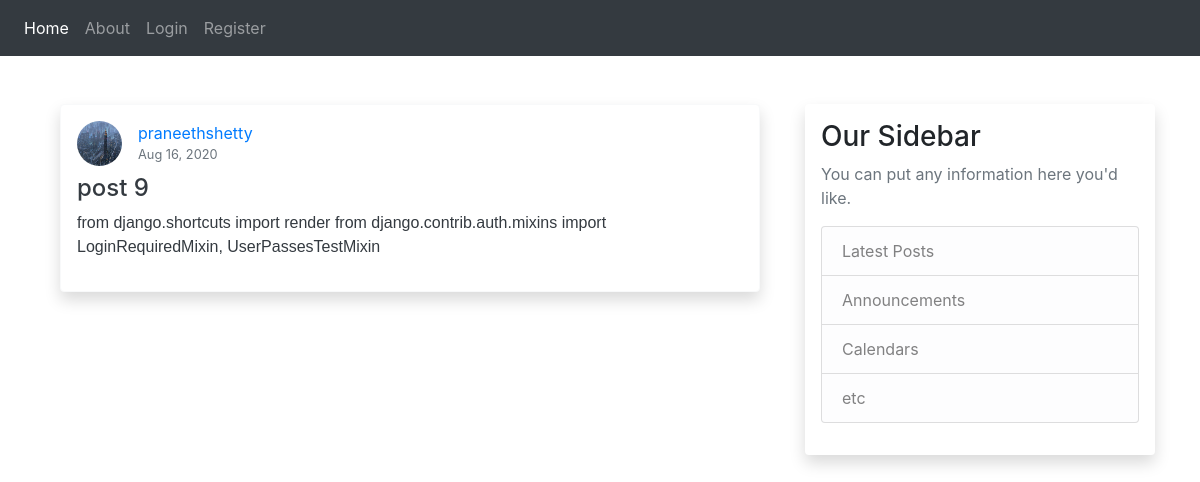
Screenshot of /post/11/ with the database file from the repository.
### blog/models.py (models this page shows, shortened)
class  Post(models.Model):
    title = models.CharField(max_length=100)
    content = models.TextField()
    date = models.DateTimeField(default=timezone.now)
    author = models.ForeignKey(User, on_delete=models.CASCADE)

### users/models.py (models this page shows, shortened)
class Profile(models.Model):
    user = models.OneToOneField(User, on_delete=models.CASCADE)
    image = models.ImageField(default='default.jpg', upload_to='profile_pics')

### blog/views.py (the view)
# urls.py: path('post/<int:pk>/', PostDetailView.as_view(), name='post-detail'),
class PostDetailView(DetailView):
    model = Post

### blog/templates/blog/post_detail.html (shortened to what this page needs)
{% extends "blog/base.html" %}
{% block content %}
<div class="container posts-content text-light">
  <div class="row">
    <div class="col-lg-12">
      <div class="text-dark card-body border border-light shadow p-3 mb-5 bg-white rounded">
        <div class=" media mb-2">
          <img src="{{ post.author.profile.image.url }}" width="45px" height="45px"
            class="d-block ui-w-40 rounded-circle" alt="">
          <div class="media-body ml-3">
            <a href="{% url 'user-posts' post.author.username %}">{{ object.author }}</a>
            <div class="text-muted small">{{ object.date|date:"M d, o" }}</div>
          </div>
        </div>
        <h4>{{ object.title }}</h4>
        <p style="font-family: sans-serif;">{{ object.content }}</p>
      </div>
    </div>
  </div>
</div>
{% endblock content %}

### rows the page displays
Post: author.profile.image (picture), author "praneethshetty", date "Aug 16, 2020", title "post 9", content "from django.shortcuts import render from django.contrib.auth.mixins import LoginRequiredMixin, UserPassesTestMixin"
